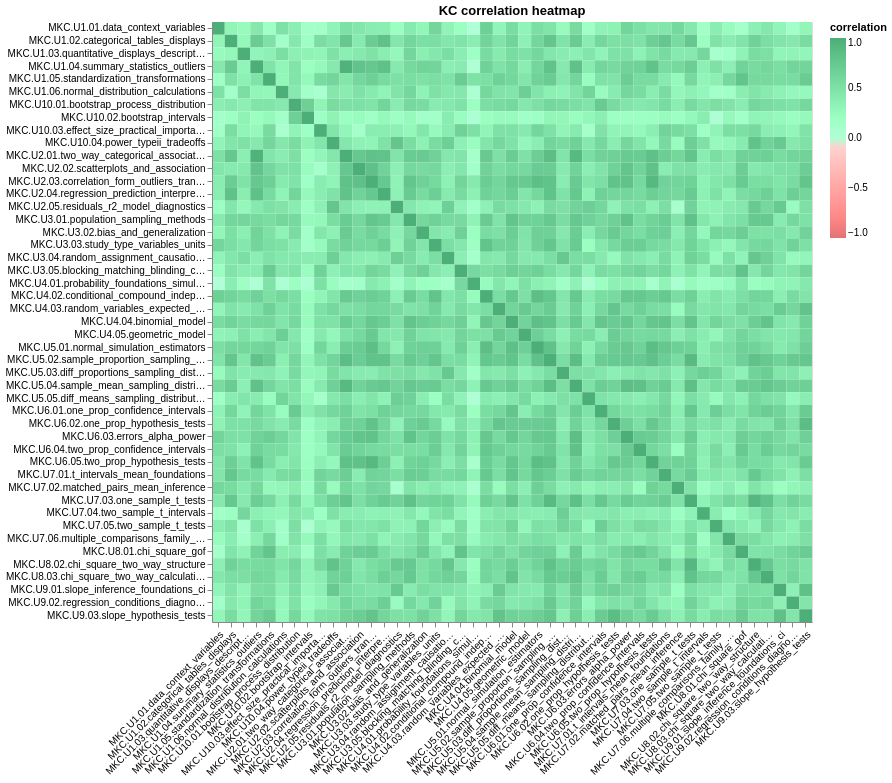

Notebook code cell kept with this figure:
### Code cell
alt.Chart(corr_matrix).mark_rect().encode(
    x=alt.X('modeling_kc_id:N', title=None, axis=alt.Axis(labelAngle=-45, labelLimit=200)),
    y=alt.Y('modeling_kc_id_2:N', title=None, axis=alt.Axis(labelLimit=200)),
    color=alt.Color('correlation:Q', scale=alt.Scale(
        domain=[-1, 0, 1],
        range=['#e57373', '#ffffff', '#4caf77']  # red = negative, white = none, green = positive
    )),
    tooltip=[
        alt.Tooltip('modeling_kc_id:N', title='KC 1'),
        alt.Tooltip('modeling_kc_id_2:N', title='KC 2'),
        alt.Tooltip('correlation:Q', title='Correlation', format='.2f')
    ]
).properties(
    title='KC correlation heatmap',
    width=600,
    height=600
)

### Figure 1 — Vega-Lite specification as saved in the notebook (floating-point values rounded to 4 significant figures; data arrays with more than 128 entries replaced by an {"elided": "..."} marker saying what was removed)
{"config": {"view": {"continuousWidth": 300, "continuousHeight": 300}}, "data": {"name": "data-f42d8a0bad4bbed3f7ccd21c1324e77e"}, "mark": {"type": "rect"}, "encoding": {"color": {"field": "correlation", "scale": {"domain": [-1, 0, 1], "range": ["#e57373", "#ffffff", "#4caf77"]}, "type": "quantitative"}, "tooltip": [{"field": "modeling_kc_id", "title": "KC 1", "type": "nominal"}, {"field": "modeling_kc_id_2", "title": "KC 2", "type": "nominal"}, {"field": "correlation", "format": ".2f", "title": "Correlation", "type": "quantitative"}], "x": {"axis": {"labelAngle": -45, "labelLimit": 200}, "field": "modeling_kc_id", "title": null, "type": "nominal"}, "y": {"axis": {"labelLimit": 200}, "field": "modeling_kc_id_2", "title": null, "type": "nominal"}}, "height": 600, "title": "KC correlation heatmap", "width": 600, "$schema": "https://vega.github.io/schema/vega-lite/v6.4.1.json", "datasets": {"data-f42d8a0bad4bbed3f7ccd21c1324e77e": {"elided": "2209 records"}}}
